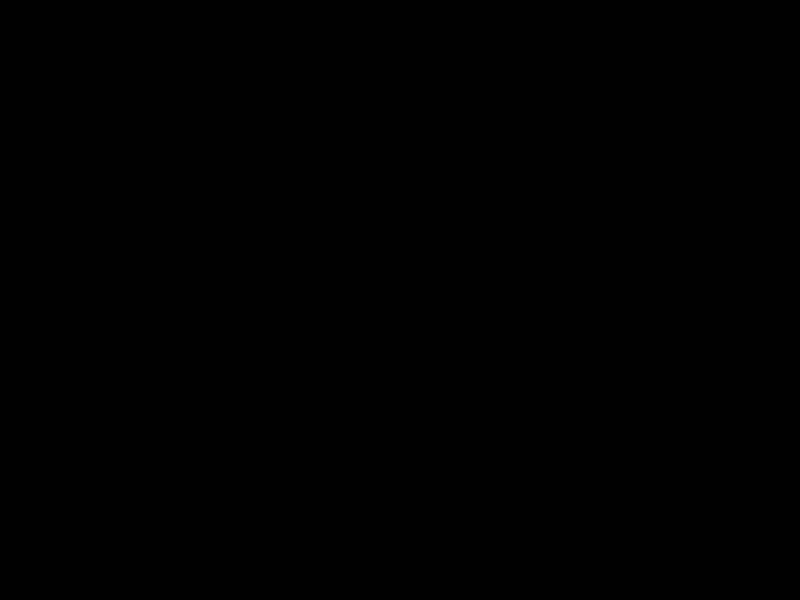
Frame 1 (no input)
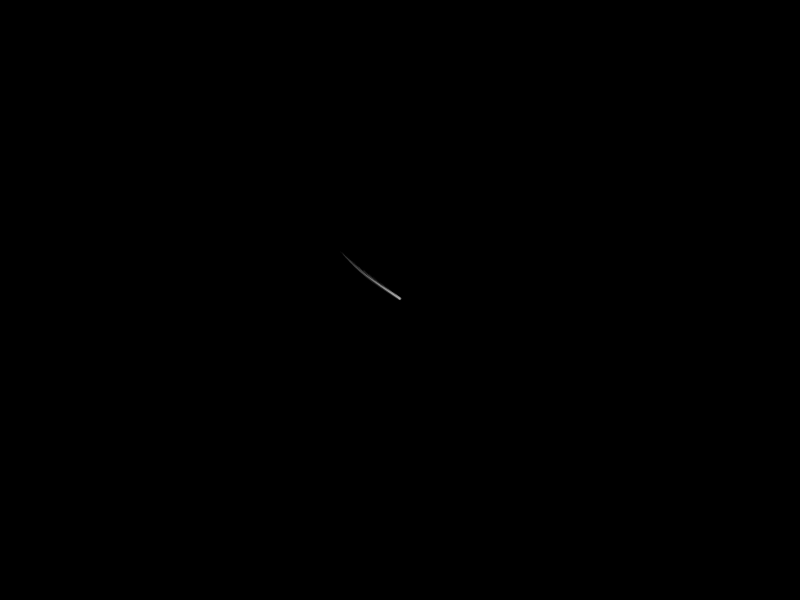
Frame 60 (the mouse pressed at the canvas centre just before this capture)
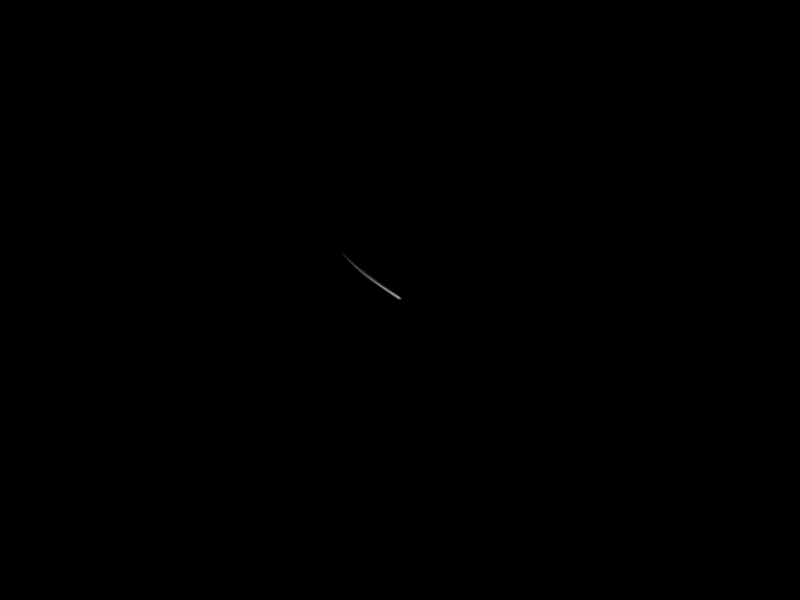
Frame 120 (the mouse held since frame 60 and released just before this capture)

The Processing sketch that drew these frames (run headless with seeded random() and noise(); from frame 60 on, the mouse is pressed at the canvas centre):

// Processing sketch: processing_122407
// ── processing_122407.pde

ParticleSystem ps;
Repeller repeller;
boolean colorwhite = false;
int frame = 0;



void setup() {
  colorMode(HSB,360,100,100);
  size(800,600);
 ps = new ParticleSystem(new PVector(width/2,height/2));
 background(0);
 frameRate=5000;

  
}

void draw() {

  PVector gravity = new PVector(0,0.1);
  ps.applyForce(gravity);
  ps.addParticle();
  ps.run();
  
  repeller = new Repeller(mouseX,mouseY);
  ps.applyRepeller(repeller);

   
  frame++;  
}











// A simple Particle class

class Particle {
  PVector location;
  PVector velocity;
  PVector acceleration;
  PVector noiseVec;
  float lifespan;
  float mass = 1;
  float age =250;
  float c =0; 
  float a;


  Particle(PVector l) {
    acceleration = new PVector(0,0.05);
    velocity = new PVector(random(-1,1),random(-2,0));
    location = l.get();
    lifespan = 255.0;
    noiseVec = new PVector();
     
  }

  void run() {
    update();
    display();
  }


 void applyForce(PVector force) {
    PVector f = force.get();
    f.div(mass);
    acceleration.add(f);
  }




  // Method to update location
  void update() {
    velocity.add(acceleration);
    location.add(velocity);
    acceleration.mult(0);
    lifespan -= 1.0;
    
   // float noiseFloat =0.0002* noise(location.x , location.y , frame);
   float noiseFloat = noise(location.x * 0.0005, location.y * 0.0005, frame* 0.001);
   println(noiseFloat);
    noiseVec.x = cos(((noiseFloat/2) * 8*PI) * 10);
    noiseVec.y = sin(((noiseFloat/2) * 2*PI) * 10);
     
    velocity.add(noiseVec);
    velocity.div(10);
    location.add(velocity);
    
    
    c++;
    




    
    
  }

  // Method to display
  void display() {
    

   if(colorwhite) {
    fill(180,100,00,20);
   }
 else {
fill(20,0,100,20);
 }
  

    noStroke();
    ellipse(location.x, location.y, 1-(c/age), 1-(c/age));
  
  age++;
    
  }
  
 
  
  
  
  // Is the particle still useful?
  boolean isDead() {
    if (lifespan < -100.0) {
      return true;
    } else {
      return false;
    }
  }
}




// A class to describe a group of Particles
// An ArrayList is used to manage the list of Particles 

class ParticleSystem {
  ArrayList<Particle> particles;
  PVector origin;

  ParticleSystem(PVector location) {
    origin = location.get();
    particles = new ArrayList<Particle>();
  }

  void addParticle() {
    particles.add(new Particle(origin));
  }


 void applyForce(PVector f) {
    for (Particle p: particles) {
      p.applyForce(f);
    }
  }

void applyRepeller(Repeller r) {
    for (Particle p: particles) {
      PVector force = r.repel(p);
      p.applyForce(force);
    }
  }















  void run() {
    for (int i = particles.size()-1; i >= 0; i--) {
      Particle p = particles.get(i);
      p.run();
      if (p.isDead()) {
        particles.remove(i);
      }
    }
  }
}








  

  
void keyReleased()
{
 switch(key){
 case ' ':
  
  
   noStroke();
    fill(0);
    rect(0, 0, width, height);
  
 }
  
}



 

void mousePressed(){
  
   if(colorwhite) colorwhite = false;
  else if(!colorwhite) colorwhite = true;
 
}









class Repeller {
 
//How strong is the repeller?
  float strength = -10000;
 PVector location;
  float r = 10;
 
  Repeller(float x, float y)  {
    location = new PVector(x,y);
  }
 
  void display() {
    /*
    stroke(255);
    fill(150);
    ellipse(location.x,location.y,r*2,r*2);*/
  }
 
  PVector repel(Particle p) {
//This is the same repel algorithm we used in Chapter 2: forces based on gravitational attraction.
    PVector dir = PVector.sub(location,p.location);//get force direction
    float d = dir.mag();//get distance
    dir.normalize();
    d = constrain(d,5,100);
    float force = -1 * strength / (d * d); //calculate magnitude
    dir.mult(force);
    return dir; //make a vector out of direction and magnitude
  }
}
